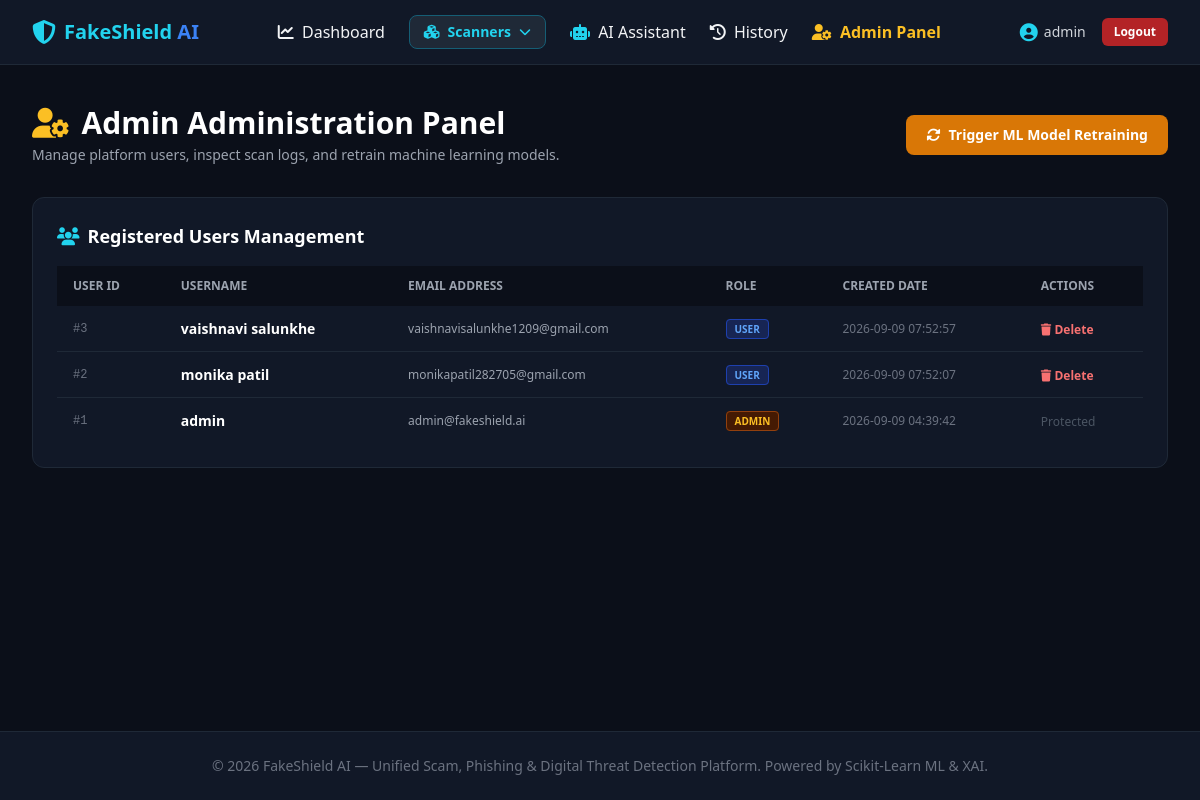
The page /admin (signed in) on the database its author committed.
### tables this page shows
CREATE TABLE users (
        id INTEGER PRIMARY KEY AUTOINCREMENT,
        username TEXT UNIQUE NOT NULL,
        email TEXT UNIQUE NOT NULL,
        password_hash TEXT NOT NULL,
        role TEXT NOT NULL DEFAULT 'user',
        created_at TIMESTAMP DEFAULT CURRENT_TIMESTAMP
    );

### app.py (the view)
@app.route('/admin')
def admin_panel():
    if session.get('role') != 'admin':
        flash("Access denied. Admin privileges required.", "danger")
        return redirect(url_for('dashboard'))
    stats = get_scan_stats()
    users = get_all_users()
    all_scans = get_all_scans(limit=20)
    return render_template('admin.html', stats=stats, users=users, scans=all_scans)

### app.py (called while the page is built)
def get_current_user():
    if 'user_id' in session:
        return get_user_by_id(session['user_id'])
    return None

@app.context_processor
def inject_user():
    return dict(current_user=get_current_user())

### database.py (called while the page is built)
def get_db():
    conn = sqlite3.connect(Config.DATABASE)
    conn.row_factory = sqlite3.Row
    return conn

def get_user_by_id(user_id):
    conn = get_db()
    user = conn.cursor().execute('SELECT * FROM users WHERE id = ?', (user_id,)).fetchone()
    conn.close()
    return user

def get_all_users():
    conn = get_db()
    users = conn.cursor().execute('SELECT id, username, email, role, created_at FROM users ORDER BY id DESC').fetchall()
    conn.close()
    return users

def get_all_scans(limit=100, scan_type=None, search=None):
    conn = get_db()
    query = '''
        SELECT s.*, u.username
        FROM scan_history s
        LEFT JOIN users u ON s.user_id = u.id
        WHERE 1=1
    '''
    params = []
    if scan_type and scan_type != 'all':
        query += ' AND s.scan_type = ?'
        params.append(scan_type)
    if search:
        query += ' AND (s.input_data LIKE ? OR s.threat_category LIKE ? OR s.risk_level LIKE ?)'
        pattern = f'%{search}%'
        params.extend([pattern, pattern, pattern])
    query += ' ORDER BY s.id DESC LIMIT ?'
    params.append(limit)
    scans = conn.cursor().execute(query, params).fetchall()
    conn.close()
    return scans

### templates/admin.html (shortened to what this page needs)
{% extends 'base.html' %}
{% block content %}
<div class="space-y-8">
    <div class="flex items-center justify-between">
        <div>
            <h1 class="text-3xl font-extrabold text-white flex items-center space-x-3">
                <i class="fa-solid fa-user-gear text-amber-400"></i>
                <span>Admin Administration Panel</span>
            </h1>
            <p class="text-gray-400 text-sm mt-1">Manage platform users, inspect scan logs, and retrain machine learning models.</p>
        </div>
        <form action="{{ url_for('admin_retrain_models') }}" method="POST">
            <button type="submit" class="px-5 py-2.5 bg-amber-600 hover:bg-amber-500 text-white font-bold rounded-lg text-sm transition flex items-center space-x-2">
                <i class="fa-solid fa-rotate text-white animate-spin-hover"></i>
                <span>Trigger ML Model Retraining</span>
            </button>
        </form>
    </div>
    <div class="bg-cyber-card border border-cyber-border rounded-xl p-6">
        <h2 class="text-lg font-bold text-white mb-4 flex items-center space-x-2">
            <i class="fa-solid fa-users text-cyan-400"></i>
            <span>Registered Users Management</span>
        </h2>
        <div class="overflow-x-auto">
            <table class="w-full text-left text-sm text-gray-300">
                <thead class="bg-cyber-dark text-gray-400 uppercase text-xs">
                    <tr>
                        <th class="px-4 py-3">User ID</th>
                        <th class="px-4 py-3">Username</th>
                        <th class="px-4 py-3">Email Address</th>
                        <th class="px-4 py-3">Role</th>
                        <th class="px-4 py-3">Created Date</th>
                        <th class="px-4 py-3">Actions</th>
                    </tr>
                </thead>
                <tbody class="divide-y divide-cyber-border">
                    {% for user in users %}
                    <tr class="hover:bg-cyber-border/40 transition">
                        <td class="px-4 py-3 font-mono text-xs text-gray-500">#{{ user.id }}</td>
                        <td class="px-4 py-3 font-bold text-white">{{ user.username }}</td>
                        <td class="px-4 py-3 text-gray-400 text-xs">{{ user.email }}</td>
                        <td class="px-4 py-3">
                            {% if user.role == 'admin' %}
                            <span class="px-2 py-0.5 bg-amber-950 text-amber-400 border border-amber-800 text-[10px] font-bold rounded">ADMIN</span>
                            {% else %}
                            <span class="px-2 py-0.5 bg-blue-950 text-blue-400 border border-blue-800 text-[10px] font-bold rounded">USER</span>
                            {% endif %}
                        </td>
                        <td class="px-4 py-3 text-gray-500 text-xs">{{ user.created_at }}</td>
                        <td class="px-4 py-3">
                            {% if user.role != 'admin' %}
                            <form action="{{ url_for('admin_delete_user', user_id=user.id) }}" method="POST" onsubmit="return confirm('Delete this user account?')">
                                <button type="submit" class="text-red-400 hover:text-red-300 font-bold text-xs"><i class="fa-solid fa-trash"></i> Delete</button>
                            </form>
                            {% else %}
                            <span class="text-xs text-gray-600">Protected</span>
                            {% endif %}
                        </td>
                    </tr>
                    {% endfor %}
                </tbody>
            </table>
        </div>
    </div>
</div>
{% endblock %}

### templates/base.html (shortened to what this page needs)
<!DOCTYPE html>
<html lang="en" class="dark">
<head>
    <script src="https://cdn.tailwindcss.com"></script>
    <link rel="stylesheet" href="https://cdnjs.cloudflare.com/ajax/libs/font-awesome/6.4.0/css/all.min.css">
</head>
<body class="flex flex-col min-h-screen bg-cyber-dark text-gray-100">
    <nav class="bg-cyber-card border-b border-cyber-border sticky top-0 z-40">
        <div class="max-w-7xl mx-auto px-4 sm:px-6 lg:px-8">
            <div class="flex items-center justify-between h-16">
                <div class="flex items-center space-x-3">
                    <a href="{{ url_for('index') }}" class="flex items-center space-x-2 text-xl font-extrabold text-cyan-400">
                        <i class="fa-solid fa-shield-halved text-2xl text-cyan-400"></i>
                        <span>FakeShield <span class="text-blue-500">AI</span></span>
                    </a>
                </div>
                <div class="hidden md:flex items-center space-x-6">
                    <a href="{{ url_for('dashboard') }}" class="hover:text-cyan-400 transition"><i class="fa-solid fa-chart-line mr-1"></i> Dashboard</a>
                    <button onclick="toggleScannerModal()" type="button" class="px-3.5 py-1.5 bg-cyber-border hover:bg-cyan-950 border border-cyan-800 text-cyan-400 font-bold rounded-lg text-sm transition flex items-center space-x-2">
                        <i class="fa-solid fa-cubes text-cyan-400"></i>
                        <span>Scanners</span>
                        <i class="fa-solid fa-chevron-down text-xs"></i>
                    </button>
                    <a href="{{ url_for('genai_page') }}" class="hover:text-cyan-400 transition"><i class="fa-solid fa-robot text-cyan-400 mr-1"></i> AI Assistant</a>
                    <a href="{{ url_for('history') }}" class="hover:text-cyan-400 transition"><i class="fa-solid fa-clock-rotate-left mr-1"></i> History</a>
                    {% if current_user and current_user['role'] == 'admin' %}
                    <a href="{{ url_for('admin_panel') }}" class="text-amber-400 font-semibold hover:text-amber-300 transition"><i class="fa-solid fa-user-gear mr-1"></i> Admin Panel</a>
                    {% endif %}
                </div>
                <div class="flex items-center space-x-4">
                    {% if current_user %}
                    <a href="{{ url_for('profile') }}" class="text-sm font-medium text-gray-300 hover:text-white flex items-center">
                        <i class="fa-solid fa-circle-user text-cyan-400 text-lg mr-1.5"></i>
                        {{ current_user['username'] }}
                    </a>
                    <a href="{{ url_for('logout') }}" class="px-3 py-1.5 text-xs bg-red-600/80 hover:bg-red-600 text-white font-semibold rounded-md transition">Logout</a>
                    {% endif %}
                </div>
            </div>
        </div>
    </nav>
    <main class="flex-grow max-w-7xl w-full mx-auto px-4 sm:px-6 lg:px-8 py-6">
        {% block content %}{% endblock %}
    </main>
    <footer class="bg-cyber-card border-t border-cyber-border py-6 mt-12">
        <div class="max-w-7xl mx-auto px-4 text-center text-gray-500 text-sm">
            <p>© 2026 FakeShield AI — Unified Scam, Phishing & Digital Threat Detection Platform. Powered by Scikit-Learn ML & XAI.</p>
        </div>
    </footer>
</body>
</html>

### templates/base.html (style rules this page uses)
body { background-color: #0b0f19; color: #f3f4f6; font-family: system-ui, -apple-system, sans-serif; }

### rows shown on the page
users: username "admin", id "1", email "admin@fakeshield.ai", role "ADMIN", created_at "2026-09-09 04:39:42"
users: id "3", username "vaishnavi salunkhe", email "vaishnavisalunkhe1209@gmail.com", role "USER", created_at "2026-09-09 07:52:57"
users: id "2", username "monika patil", email "monikapatil282705@gmail.com", role "USER", created_at "2026-09-09 07:52:07"
